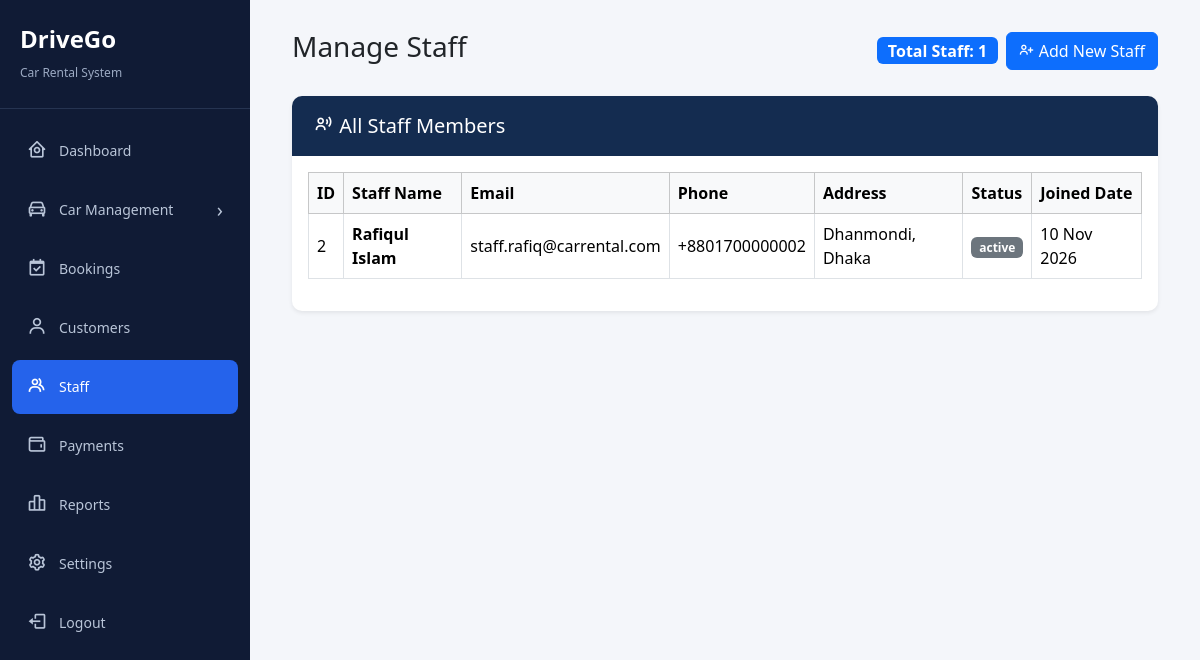
The page /admin/staff.php (signed in) on the database its author committed.
### tables this page shows
CREATE TABLE `users` (
  `user_id` int NOT NULL,
  `role_id` int NOT NULL,
  `full_name` varchar(100) NOT NULL,
  `email` varchar(100) NOT NULL,
  `phone` varchar(20) DEFAULT NULL,
  `password` varchar(255) NOT NULL,
  `address` text,
  `profile_image` varchar(255) DEFAULT 'default_avatar.png',
  `status` enum('active','inactive','suspended') DEFAULT 'active',
  `created_at` timestamp NULL DEFAULT CURRENT_TIMESTAMP,
  `updated_at` timestamp NULL DEFAULT CURRENT_TIMESTAMP ON UPDATE CURRENT_TIMESTAMP
);

### admin/staff.php (the view, shortened to what this page needs)
<?php
require_once "../config/dbconfig.php";
$sql = "SELECT *
        FROM users
        WHERE role_id = 2
        ORDER BY user_id DESC";
$result = mysqli_query($conn, $sql);
$total_staff = 0;
if ($result) {
    $total_staff = mysqli_num_rows($result);
}
?>
<!DOCTYPE html>
<html lang="en">
<head>
    <link href="https://cdn.jsdelivr.net/npm/bootstrap@5.3.3/dist/css/bootstrap.min.css" rel="stylesheet">
    <link href="https://unpkg.com/boxicons@2.1.4/css/boxicons.min.css" rel="stylesheet">
    <link rel="stylesheet" href="assets/css/custom.css">
</head>
<body>
    <?php require_once "partials/sidebar.php"; ?>
    <div class="main-content">
        <div class="container-fluid">
            <div class="d-flex justify-content-between align-items-center mb-4">
                <h3>Manage Staff</h3>
                <div class="d-flex align-items-center gap-2">
                    <span class="badge bg-primary fs-6">
                        Total Staff: <?php echo $total_staff; ?>
                    </span>
                    <a href="add_staff.php" class="btn btn-primary">
                        <i class='bx bx-user-plus'></i>
                        Add New Staff
                    </a>
                </div>
            </div>
            <div class="card page-card shadow-sm">
                <div class="page-header">
                    <h5 class="mb-0">
                        <i class='bx bx-user-voice'></i>
                        All Staff Members
                    </h5>
                </div>
                <div class="card-body">
                    <div class="table-responsive">
                        <table class="table table-bordered table-hover align-middle">
                            <thead class="table-light">
                                <tr>
                                    <th>ID</th>
                                    <th>Staff Name</th>
                                    <th>Email</th>
                                    <th>Phone</th>
                                    <th>Address</th>
                                    <th>Status</th>
                                    <th>Joined Date</th>
                                </tr>
                            </thead>
                            <tbody>
                                <?php if ($result && mysqli_num_rows($result) > 0) { ?>
                                    <?php while ($staff = mysqli_fetch_assoc($result)) { ?>
                                        <tr>
                                            <td>
                                                <?php echo $staff['user_id']; ?>
                                            </td>
                                            <td>
                                                <strong>
                                                    <?php echo htmlspecialchars($staff['full_name'] ?? ''); ?>
                                                </strong>
                                            </td>
                                            <td>
                                                <?php echo htmlspecialchars($staff['email'] ?? ''); ?>
                                            </td>
                                            <td>
                                                <?php echo htmlspecialchars($staff['phone'] ?? ''); ?>
                                            </td>
                                            <td>
                                                <?php echo htmlspecialchars($staff['address'] ?? ''); ?>
                                            </td>
                                            <td>
                                                <?php if ($staff['status'] == 'Active') { ?>
                                                    <span class="badge bg-success">
                                                        Active
                                                    </span>
                                                <?php } else { ?>
                                                    <span class="badge bg-secondary">
                                                        <?php echo htmlspecialchars($staff['status'] ?? 'Unknown'); ?>
                                                    </span>
                                                <?php } ?>
                                            </td>
                                            <td>
                                                <?php echo date('d M Y', strtotime($staff['created_at'])); ?>
                                            </td>
                                        </tr>
                                    <?php } ?>
                                <?php } ?>
                            </tbody>
                        </table>
                    </div>
                </div>
            </div>
        </div>
    </div>
</body>
</html>

### admin/staff.php (style rules this page uses)
body { background: #f4f6fa; margin: 0; }
.main-content { margin-left: 250px; padding: 30px; }
.page-card { border: none; border-radius: 10px; overflow: hidden; }
.page-header { background: #142c50; color: white; padding: 18px 22px; }
.table th { white-space: nowrap; }

### rows shown on the page
users: user_id "2", full_name "Rafiqul Islam", email "staff.rafiq@carrental.com", phone "+8801700000002", address "Dhanmondi, Dhaka", status "active", created_at "10 Nov 2026"

### other values the page prints
$total_staff "1"
